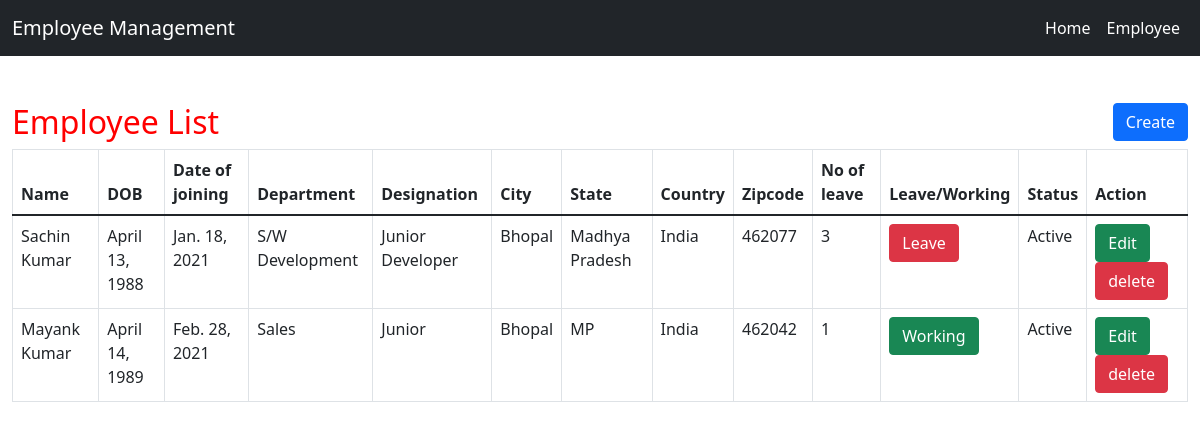
Screenshot of /employee-list with the database file from the repository.
### EMS/models.py (models this page shows, shortened)
class Employee(models.Model):
    name = models.CharField(max_length=100, null=True, blank=True)
    dob = models.DateField(null=True, blank=True)
    doj = models.DateField(null=True, blank=True)
    department = models.CharField(max_length=100, null=True, blank=True)
    post = models.CharField(max_length=100, null=True, blank=True)
    address = models.CharField(max_length=100, null=True, blank=True)
    city = models.CharField(max_length=100, null=True, blank=True)
    country = models.CharField(max_length=100, null=True, blank=True)
    zipcode = models.CharField(max_length=100, null=True, blank=True)
    state = models.CharField(max_length=100, null=True, blank=True)
    active = models.BooleanField(default=True)
    leave_count = models.IntegerField(null=True, blank=True, default=0)
    on_leave = models.BooleanField(default=False)

### EMS/views.py (the view)
# urls.py: path('employee-list', employee_list, name="employee_list"),
def employee_list(request):
    emp_data = Employee.objects.filter()
    d = {'employee':emp_data}
    return render(request, 'employee_list.html',d)

### EMS/templates/employee_list.html (shortened to what this page needs)
{% extends 'home.html' %}
{% block body %}
<link rel = stylesheet href = "//cdn.datatables.net/1.10.19/css/jquery.dataTables.min.css" defer>
<div  class="container-fluid">
        <h2 style="color:red;margin-top:4%">Employee List
            <a href="{% url 'create_employee' %}"><button class="btn btn-primary" align="right" style="float:right">Create</button></a>
        </h2>
        <table class="table table-bordered" id="myTable">
  <thead>
  <tr>
    <th>Name</th>
    <th>DOB</th>
    <th>Date of joining</th>
      <th>Department</th>
      <th>Designation</th>
    <th>City</th>
    <th>State</th>
    <th>Country</th>
    <th>Zipcode</th>
    <th>No of leave</th>
    <th>Leave/Working</th>
    <th>Status</th>
    <th>Action</th>
  </tr>
  </thead>
   <tbody>
    {% for i in employee %}
  <tr>
    <td>{{i.name}}</td>
    <td>{{i.dob}}</td>
    <td>{{i.doj}}</td>
      <td>{{i.department}}</td>
      <td>{{i.post}}</td>
      <td>{{i.city}}</td>
      <td>{{i.state}}</td>
      <td>{{i.country}}</td>
      <td>{{i.zipcode}}</td>
      <td>{{i.leave_count}}</td>
      <td>{% if i.on_leave %}
        <a href="{% url 'leave_status' i.id %}" onclick="return confirm('Are you sure, You are working today?')"><button class="btn btn-danger">Leave</button></a>
          {% else %}
          <a href="{% url 'leave_status' i.id %}"  onclick="return confirm('Are you sure, You are applying for leave?')"><button class="btn btn-success">Working</button></a>
        {% endif %}</td>
      <td>{% if i.active %}Active{% else %}Inactive{% endif %}</td>
    <td><a href="{% url 'edit_employee' i.id %}" ><button class="btn btn-success">Edit</button></a>
        <a href="{% url 'delete_employee' i.id %}" onclick="return confirm('Are you sure?')"><button class="btn btn-danger">delete</button></a>
    </td>
  </tr>
    {% endfor %}
    </tbody>
</table>
</div>
{% endblock  %}

### EMS/templates/home.html (shortened to what this page needs)
<!doctype html>
{% load static %}
<html lang="en">
  <head>
    <link href="https://cdn.jsdelivr.net/npm/bootstrap@5.1.3/dist/css/bootstrap.min.css" rel="stylesheet">
  </head>
  <body>
    <nav class="navbar navbar-expand-lg navbar-dark bg-dark">
      <div class="container-fluid">
        <a class="navbar-brand" href="#">
          Employee Management
        </a>
        <div class="collapse navbar-collapse" id="navbarTogglerDemo03">
          <div class="d-flex">
            <ul class="navbar-nav me-auto mb-2 mb-lg-0">
            <li class="nav-item">
              <a class="nav-link active" aria-current="page" href="/">Home</a>
            </li>
            <li class="nav-item">
              <a class="nav-link active" aria-current="page" href="/employee-list">Employee</a>
            </li>
          </ul>
          </div>
        </div>
      </div>
    </nav>
    {% block body %}{% endblock  %}
  </body>
</html>

### rows the page displays
Employee: name "Sachin Kumar", dob "April 13, 1988", doj "Jan. 18, 2021", department "S/W Development", post "Junior Developer", city "Bhopal", state "Madhya Pradesh", country "India", zipcode "462077", leave_count "3", on_leave "Leave", active "Active"
Employee: name "Mayank Kumar", dob "April 14, 1989", doj "Feb. 28, 2021", department "Sales", post "Junior", city "Bhopal", state "MP", country "India", zipcode "462042", leave_count "1", on_leave "Working", active "Active"
